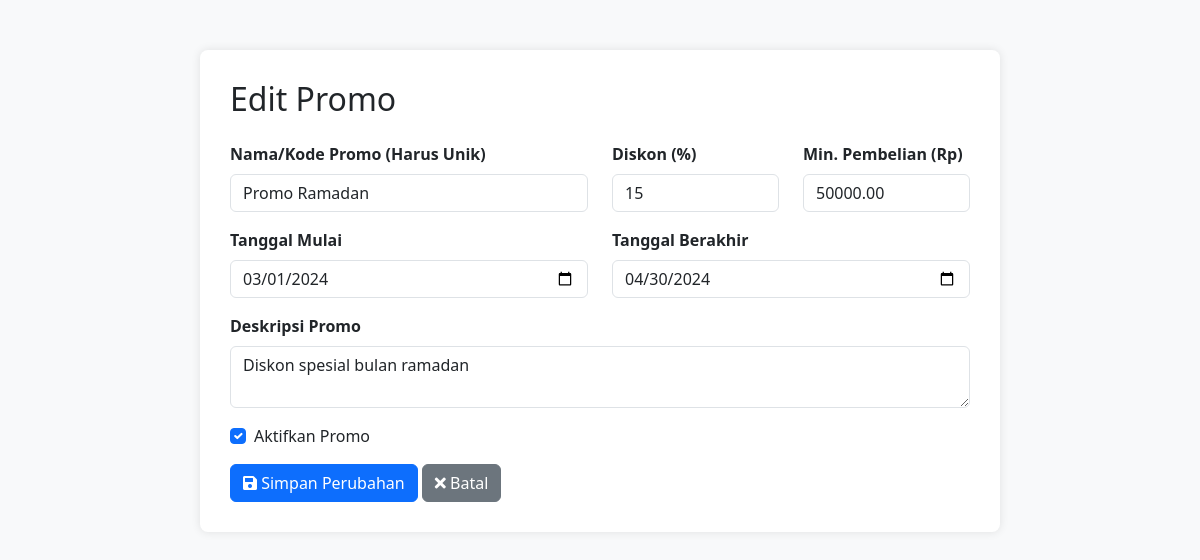
The page /edit_promo_admin.php?id=2 on the database its author committed.
### tables this page shows
CREATE TABLE `promos` (
  `id` int(11) NOT NULL,
  `name` varchar(255) NOT NULL,
  `description` text DEFAULT NULL,
  `discount_percentage` int(11) NOT NULL DEFAULT 0,
  `min_purchase` decimal(10,2) DEFAULT 0.00,
  `start_date` date NOT NULL,
  `end_date` date NOT NULL,
  `is_active` tinyint(1) DEFAULT 1,
  `created_at` timestamp NOT NULL DEFAULT current_timestamp()
);

### public_html/edit_promo_admin.php (the view, shortened to what this page needs)
<?php
require_once 'koneksi.php';
$promo = null;
if (isset($_GET['id']) && !empty($_GET['id'])) {
    $id_promo = mysqli_real_escape_string($conn, $_GET['id']);
    $sql_select = "SELECT * FROM promos WHERE id = '$id_promo'";
    $result_select = mysqli_query($conn, $sql_select);
    if (mysqli_num_rows($result_select) > 0) {
        $promo = mysqli_fetch_assoc($result_select);
    } else {
        header("Location: admin_produk.php?status=edit_error&message=" . urlencode("Promo tidak ditemukan."));
        exit();
    }
} else {
    header("Location: admin_produk.php?status=edit_error&message=" . urlencode("ID promo tidak disediakan untuk pengeditan."));
    exit();
}
?>
<!DOCTYPE html>
<html lang="id">
<head>
    <link href="https://cdn.jsdelivr.net/npm/bootstrap@5.3.0/dist/css/bootstrap.min.css" rel="stylesheet">
    <link rel="stylesheet" href="https://cdnjs.cloudflare.com/ajax/libs/font-awesome/5.15.4/css/all.min.css">
</head>
<body>
    <div class="container">
        <h2 class="mb-4">Edit Promo</h2>
        <?php if ($promo):  ?>
            <form action="edit_promo_admin.php" method="POST">
                <div class="row">
                    <div class="col-md-6 mb-3">
                        <label for="promoName" class="form-label">Nama/Kode Promo (Harus Unik)</label>
                        <input type="text" name="name" id="promoName" class="form-control" placeholder="Contoh: DISKONBARU" value="<?php echo htmlspecialchars($promo['name']); ?>" required>
                    </div>
                    <div class="col-md-3 mb-3">
                        <label for="discountPercentage" class="form-label">Diskon (%)</label>
                        <input type="number" name="discount_percentage" id="discountPercentage" class="form-control" min="1" max="100" placeholder="Contoh: 15" value="<?php echo htmlspecialchars($promo['discount_percentage']); ?>" required>
                    </div>
                    <div class="col-md-3 mb-3">
                        <label for="minPurchase" class="form-label">Min. Pembelian (Rp)</label>
                        <input type="number" name="min_purchase" id="minPurchase" class="form-control" placeholder="Contoh: 50000" value="<?php echo htmlspecialchars($promo['min_purchase']); ?>">
                    </div>
                </div>
                <div class="row">
                    <div class="col-md-6 mb-3">
                        <label for="startDate" class="form-label">Tanggal Mulai</label>
                        <input type="date" name="start_date" id="startDate" class="form-control" value="<?php echo htmlspecialchars($promo['start_date']); ?>" required>
                    </div>
                    <div class="col-md-6 mb-3">
                        <label for="endDate" class="form-label">Tanggal Berakhir</label>
                        <input type="date" name="end_date" id="endDate" class="form-control" value="<?php echo htmlspecialchars($promo['end_date']); ?>" required>
                    </div>
                </div>
                <div class="mb-3">
                    <label for="promoDescription" class="form-label">Deskripsi Promo</label>
                    <textarea name="description" id="promoDescription" class="form-control" rows="2"><?php echo htmlspecialchars($promo['description']); ?></textarea>
                </div>
                <div class="form-check mb-3">
                    <input class="form-check-input" type="checkbox" name="is_active" id="isActive" <?php echo $promo['is_active'] ? 'checked' : ''; ?>>
                    <label class="form-check-label" for="isActive">
                        Aktifkan Promo
                    </label>
                </div>
                <button type="submit" class="btn btn-primary">
                    <i class="fas fa-save"></i> Simpan Perubahan
                </button>
                <a href="admin_produk.php" class="btn btn-secondary">
                    <i class="fas fa-times"></i> Batal
                </a>
            </form>
        <?php else: ?>
            <p class="text-danger">Promo tidak ditemukan atau terjadi kesalahan saat memuat data.</p>
            <a href="admin_produk.php" class="btn btn-primary">Kembali ke Daftar Promo</a>
        <?php endif; ?>
    </div>
</body>
</html>

### public_html/edit_promo_admin.php (style rules this page uses)
body { background-color: #f8f9fa; }
.container { max-width: 800px; margin-top: 50px; padding: 30px; background-color: #fff; border-radius: 8px; box-shadow: 0 0 10px rgba(0, 0, 0, 0.1); }
.form-label { font-weight: bold; }

### rows shown on the page
promos: name "Promo Ramadan", discount_percentage "15", min_purchase "50000.00", start_date "03/01/2024", end_date "04/30/2024", description "Diskon spesial bulan ramadan", is_active "☑"
